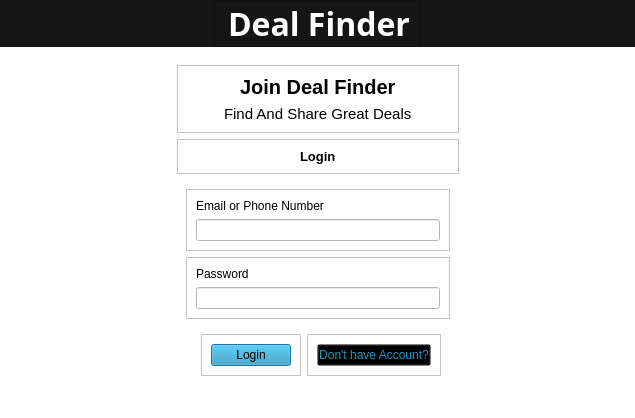
<?xml version="1.0" encoding="UTF-8"?>
<ui version="4.0">
 <class>Dialog</class>
 <widget class="QDialog" name="Dialog">
  <property name="geometry">
   <rect>
    <x>0</x>
    <y>0</y>
    <width>635</width>
    <height>400</height>
   </rect>
  </property>
  <property name="windowTitle">
   <string>Dialog</string>
  </property>
  <property name="styleSheet">
   <string notr="true">background-color:#151515;</string>
  </property>
  <layout class="QVBoxLayout" name="verticalLayout">
   <property name="spacing">
    <number>0</number>
   </property>
   <property name="leftMargin">
    <number>0</number>
   </property>
   <property name="topMargin">
    <number>0</number>
   </property>
   <property name="rightMargin">
    <number>0</number>
   </property>
   <property name="bottomMargin">
    <number>0</number>
   </property>
   <item alignment="Qt::AlignHCenter">
    <widget class="QWidget" name="widget" native="true">
     <property name="maximumSize">
      <size>
       <width>16777215</width>
       <height>50</height>
      </size>
     </property>
     <layout class="QHBoxLayout" name="horizontalLayout">
      <property name="spacing">
       <number>0</number>
      </property>
      <property name="leftMargin">
       <number>0</number>
      </property>
      <property name="topMargin">
       <number>0</number>
      </property>
      <property name="rightMargin">
       <number>0</number>
      </property>
      <property name="bottomMargin">
       <number>0</number>
      </property>
      <item>
       <widget class="QFrame" name="frame">
        <property name="frameShape">
         <enum>QFrame::StyledPanel</enum>
        </property>
        <property name="frameShadow">
         <enum>QFrame::Raised</enum>
        </property>
        <layout class="QHBoxLayout" name="horizontalLayout_2">
         <property name="leftMargin">
          <number>0</number>
         </property>
         <property name="topMargin">
          <number>0</number>
         </property>
         <property name="rightMargin">
          <number>0</number>
         </property>
         <property name="bottomMargin">
          <number>0</number>
         </property>
         <item>
          <widget class="QLabel" name="label">
           <property name="maximumSize">
            <size>
             <width>50</width>
             <height>50</height>
            </size>
           </property>
           <property name="text">
            <string/>
           </property>
           <property name="pixmap">
            <pixmap resource="../PycharmProjects/pythonDEAL FINDEER/GUIs/resources.qrc">:/icon/deal-finder-high-resolution-logo.png</pixmap>
           </property>
           <property name="scaledContents">
            <bool>true</bool>
           </property>
          </widget>
         </item>
         <item>
          <widget class="QLabel" name="label_2">
           <property name="font">
            <font>
             <family>Freestyle Script</family>
             <pointsize>24</pointsize>
             <weight>75</weight>
             <bold>true</bold>
            </font>
           </property>
           <property name="styleSheet">
            <string notr="true">color:#fefeff;</string>
           </property>
           <property name="text">
            <string>Deal Finder </string>
           </property>
          </widget>
         </item>
        </layout>
       </widget>
      </item>
     </layout>
    </widget>
   </item>
   <item>
    <widget class="QWidget" name="widget_2" native="true">
     <property name="sizePolicy">
      <sizepolicy hsizetype="Preferred" vsizetype="Expanding">
       <horstretch>0</horstretch>
       <verstretch>0</verstretch>
      </sizepolicy>
     </property>
     <property name="styleSheet">
      <string notr="true">background-color:#fefeff;</string>
     </property>
     <layout class="QHBoxLayout" name="horizontalLayout_3">
      <item>
       <widget class="QWidget" name="widget_3" native="true"/>
      </item>
      <item>
       <widget class="QWidget" name="widget_4" native="true">
        <property name="maximumSize">
         <size>
          <width>300</width>
          <height>16777215</height>
         </size>
        </property>
        <layout class="QVBoxLayout" name="verticalLayout_4">
         <item>
          <widget class="QFrame" name="frame_2">
           <property name="frameShape">
            <enum>QFrame::StyledPanel</enum>
           </property>
           <property name="frameShadow">
            <enum>QFrame::Raised</enum>
           </property>
           <layout class="QVBoxLayout" name="verticalLayout_2">
            <item alignment="Qt::AlignHCenter|Qt::AlignTop">
             <widget class="QLabel" name="label_3">
              <property name="font">
               <font>
                <pointsize>15</pointsize>
                <weight>75</weight>
                <bold>true</bold>
               </font>
              </property>
              <property name="text">
               <string>Join Deal Finder</string>
              </property>
             </widget>
            </item>
            <item alignment="Qt::AlignHCenter|Qt::AlignTop">
             <widget class="QLabel" name="label_4">
              <property name="font">
               <font>
                <pointsize>11</pointsize>
               </font>
              </property>
              <property name="text">
               <string>Find And Share Great Deals</string>
              </property>
             </widget>
            </item>
           </layout>
          </widget>
         </item>
         <item>
          <widget class="QFrame" name="frame_3">
           <property name="frameShape">
            <enum>QFrame::StyledPanel</enum>
           </property>
           <property name="frameShadow">
            <enum>QFrame::Raised</enum>
           </property>
           <layout class="QVBoxLayout" name="verticalLayout_3">
            <item alignment="Qt::AlignHCenter|Qt::AlignTop">
             <widget class="QLabel" name="label_5">
              <property name="font">
               <font>
                <pointsize>10</pointsize>
                <weight>75</weight>
                <bold>true</bold>
               </font>
              </property>
              <property name="text">
               <string>Login</string>
              </property>
             </widget>
            </item>
           </layout>
          </widget>
         </item>
         <item>
          <widget class="QWidget" name="widget_6" native="true">
           <property name="sizePolicy">
            <sizepolicy hsizetype="Preferred" vsizetype="Expanding">
             <horstretch>0</horstretch>
             <verstretch>0</verstretch>
            </sizepolicy>
           </property>
           <property name="font">
            <font>
             <pointsize>12</pointsize>
            </font>
           </property>
           <layout class="QVBoxLayout" name="verticalLayout_5">
            <item>
             <widget class="QFrame" name="frame_4">
              <property name="frameShape">
               <enum>QFrame::StyledPanel</enum>
              </property>
              <property name="frameShadow">
               <enum>QFrame::Raised</enum>
              </property>
              <layout class="QVBoxLayout" name="verticalLayout_6">
               <item>
                <widget class="QLabel" name="label_6">
                 <property name="text">
                  <string>Email or Phone Number</string>
                 </property>
                </widget>
               </item>
               <item>
                <widget class="QLineEdit" name="lineEdit"/>
               </item>
              </layout>
             </widget>
            </item>
            <item>
             <widget class="QFrame" name="frame_5">
              <property name="frameShape">
               <enum>QFrame::StyledPanel</enum>
              </property>
              <property name="frameShadow">
               <enum>QFrame::Raised</enum>
              </property>
              <layout class="QVBoxLayout" name="verticalLayout_7">
               <item>
                <widget class="QLabel" name="label_7">
                 <property name="text">
                  <string>Password</string>
                 </property>
                </widget>
               </item>
               <item>
                <widget class="QLineEdit" name="lineEdit_2"/>
               </item>
              </layout>
             </widget>
            </item>
            <item>
             <widget class="QWidget" name="widget_8" native="true">
              <layout class="QHBoxLayout" name="horizontalLayout_4">
               <item>
                <widget class="QFrame" name="frame_6">
                 <property name="frameShape">
                  <enum>QFrame::StyledPanel</enum>
                 </property>
                 <property name="frameShadow">
                  <enum>QFrame::Raised</enum>
                 </property>
                </widget>
               </item>
               <item alignment="Qt::AlignTop">
                <widget class="QFrame" name="frame_8">
                 <property name="frameShape">
                  <enum>QFrame::StyledPanel</enum>
                 </property>
                 <property name="frameShadow">
                  <enum>QFrame::Raised</enum>
                 </property>
                 <layout class="QHBoxLayout" name="horizontalLayout_6">
                  <item>
                   <widget class="QPushButton" name="pushButton">
                    <property name="styleSheet">
                     <string notr="true">background-color:#2596be;</string>
                    </property>
                    <property name="text">
                     <string>Login</string>
                    </property>
                   </widget>
                  </item>
                 </layout>
                </widget>
               </item>
               <item alignment="Qt::AlignTop">
                <widget class="QFrame" name="frame_7">
                 <property name="frameShape">
                  <enum>QFrame::StyledPanel</enum>
                 </property>
                 <property name="frameShadow">
                  <enum>QFrame::Raised</enum>
                 </property>
                 <layout class="QHBoxLayout" name="horizontalLayout_5">
                  <item alignment="Qt::AlignTop">
                   <widget class="QPushButton" name="pushButton_2">
                    <property name="styleSheet">
                     <string notr="true">color:#2596be;
background: transparent;</string>
                    </property>
                    <property name="text">
                     <string>Don't have Account?</string>
                    </property>
                   </widget>
                  </item>
                 </layout>
                </widget>
               </item>
              </layout>
             </widget>
            </item>
           </layout>
          </widget>
         </item>
         <item>
          <widget class="QWidget" name="widget_7" native="true">
           <property name="sizePolicy">
            <sizepolicy hsizetype="Preferred" vsizetype="Preferred">
             <horstretch>0</horstretch>
             <verstretch>0</verstretch>
            </sizepolicy>
           </property>
          </widget>
         </item>
        </layout>
       </widget>
      </item>
      <item>
       <widget class="QWidget" name="widget_5" native="true"/>
      </item>
     </layout>
    </widget>
   </item>
  </layout>
 </widget>
 <resources>
  <include location="../PycharmProjects/pythonDEAL FINDEER/GUIs/resources.qrc"/>
  <include location="../PycharmProjects/pythonDEAL FINDEER/GUIs/resources.qrc"/>
 </resources>
 <connections/>
</ui>
